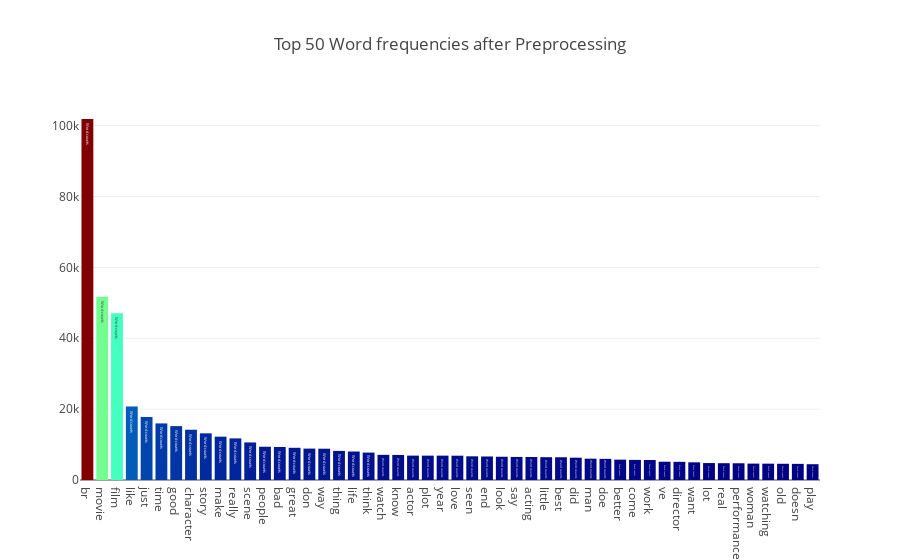
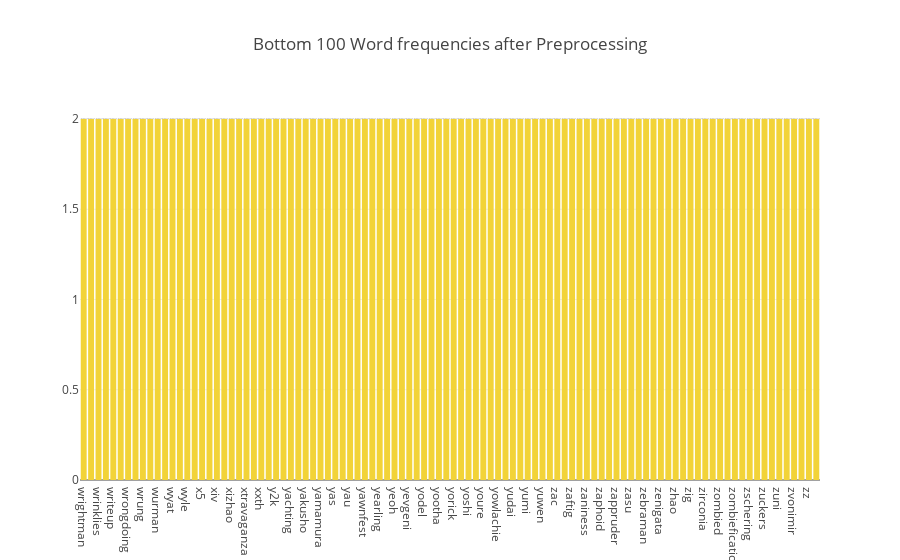

Notebook cell for these charts, in order:
### Code cell
feature_names = tf_vectorizer.get_feature_names()
count_vec = np.asarray(tf.sum(axis=0)).ravel()
zipped = list(zip(feature_names, count_vec))
x, y = (list(x) for x in zip(*sorted(zipped, key=lambda x: x[1], reverse=True)))
# Now I want to extract out on the top 15 and bottom 15 words
Y = np.concatenate([y[0:15], y[-16:-1]])
X = np.concatenate([x[0:15], x[-16:-1]])

# Plotting the Plot.ly plot for the Top 50 word frequencies
data = [go.Bar(
            x = x[0:50],
            y = y[0:50],
            marker= dict(colorscale='Jet',
                         color = y[0:50]
                        ),
            text='Word counts'
    )]

layout = go.Layout(
    title='Top 50 Word frequencies after Preprocessing'
)

fig = go.Figure(data=data, layout=layout)
iplot(fig)

# Plotting the Plot.ly plot for the Top 50 word frequencies
data = [go.Bar(
            x = x[-100:],
            y = y[-100:],
            marker= dict(colorscale='Portland',
                         color = y[-100:]
                        ),
            text='Word counts'
    )]

layout = go.Layout(
    title='Bottom 100 Word frequencies after Preprocessing'
)

fig = go.Figure(data=data, layout=layout)
iplot(fig)

### Figure 1 — Plotly figure (JSON) as saved in the notebook; plotly's stock layout.template omitted (floating-point values rounded to 4 significant figures)
{"data": [{"marker": {"color": [101871, 51715, 47048, 20747, 17774, 15966, 15204, 14183, 13171, 12229, 11738, 10596, 9387, 9309, 9090, 8858, 8830, 8213, 8038, 7734, 7096, 7068, 6877, 6874, 6874, 6856, 6681, 6635, 6561, 6506, 6495, 6438, 6420, 6297, 6016, 5964, 5742, 5673, 5653, 5159, 5124, 4990, 4779, 4737, 4720, 4625, 4608, 4580, 4551, 4452], "colorscale": "Jet"}, "text": "Word counts", "type": "bar", "x": ["br", "movie", "film", "like", "just", "time", "good", "character", "story", "make", "really", "scene", "people", "bad", "great", "don", "way", "thing", "life", "think", "watch", "know", "actor", "plot", "year", "love", "seen", "end", "look", "say", "acting", "little", "best", "did", "man", "doe", "better", "come", "work", "ve", "director", "want", "lot", "real", "performance", "woman", "watching", "old", "doesn", "play"], "y": [101871, 51715, 47048, 20747, 17774, 15966, 15204, 14183, 13171, 12229, 11738, 10596, 9387, 9309, 9090, 8858, 8830, 8213, 8038, 7734, 7096, 7068, 6877, 6874, 6874, 6856, 6681, 6635, 6561, 6506, 6495, 6438, 6420, 6297, 6016, 5964, 5742, 5673, 5653, 5159, 5124, 4990, 4779, 4737, 4720, 4625, 4608, 4580, 4551, 4452]}], "layout": {"title": "Top 50 Word frequencies after Preprocessing"}}

### Figure 2 — Plotly figure (JSON) as saved in the notebook; plotly's stock layout.template omitted (floating-point values rounded to 4 significant figures)
{"data": [{"marker": {"color": [2, 2, 2, 2, 2, 2, 2, 2, 2, 2, 2, 2, 2, 2, 2, 2, 2, 2, 2, 2, 2, 2, 2, 2, 2, 2, 2, 2, 2, 2, 2, 2, 2, 2, 2, 2, 2, 2, 2, 2, 2, 2, 2, 2, 2, 2, 2, 2, 2, 2, 2, 2, 2, 2, 2, 2, 2, 2, 2, 2, 2, 2, 2, 2, 2, 2, 2, 2, 2, 2, 2, 2, 2, 2, 2, 2, 2, 2, 2, 2, 2, 2, 2, 2, 2, 2, 2, 2, 2, 2, 2, 2, 2, 2, 2, 2, 2, 2, 2, 2], "colorscale": "Portland"}, "text": "Word counts", "type": "bar", "x": ["wrightman", "wringer", "wrinklies", "wristwatch", "writeup", "writhes", "wrongdoing", "wrongheaded", "wrung", "wufei", "wurman", "ww3", "wyat", "wyld", "wyle", "wyman", "x5", "xerox", "xiv", "xizao", "xizhao", "xmen", "xtravaganza", "xvi", "xxth", "xy", "y2k", "yaaay", "yachting", "yakkity", "yakusho", "yall", "yamamura", "yammering", "yas", "yasha", "yau", "yauman", "yawnfest", "yeaaah", "yearling", "yee", "yeoh", "yetians", "yevgeni", "yipee", "yodel", "yogurt", "yootha", "yor", "yorick", "yosemite", "yoshi", "yoshiaki", "youre", "youthfulness", "yowlachie", "yowza", "yudai", "yuletide", "yumi", "yung", "yuwen", "za", "zac", "zachary", "zaftig", "zan", "zaniness", "zant", "zaphoid", "zapper", "zappruder", "zardoz", "zasu", "zazu", "zebraman", "zelenka", "zenigata", "zeroni", "zhao", "zhigang", "zig", "zima", "zirconia", "zoltan", "zombied", "zombiefest", "zombiefication", "zoologist", "zschering", "zubeidaa", "zuckers", "zues", "zuni", "zurich", "zvonimir", "zy", "zz", "élan"], "y": [2, 2, 2, 2, 2, 2, 2, 2, 2, 2, 2, 2, 2, 2, 2, 2, 2, 2, 2, 2, 2, 2, 2, 2, 2, 2, 2, 2, 2, 2, 2, 2, 2, 2, 2, 2, 2, 2, 2, 2, 2, 2, 2, 2, 2, 2, 2, 2, 2, 2, 2, 2, 2, 2, 2, 2, 2, 2, 2, 2, 2, 2, 2, 2, 2, 2, 2, 2, 2, 2, 2, 2, 2, 2, 2, 2, 2, 2, 2, 2, 2, 2, 2, 2, 2, 2, 2, 2, 2, 2, 2, 2, 2, 2, 2, 2, 2, 2, 2, 2]}], "layout": {"title": "Bottom 100 Word frequencies after Preprocessing"}}
